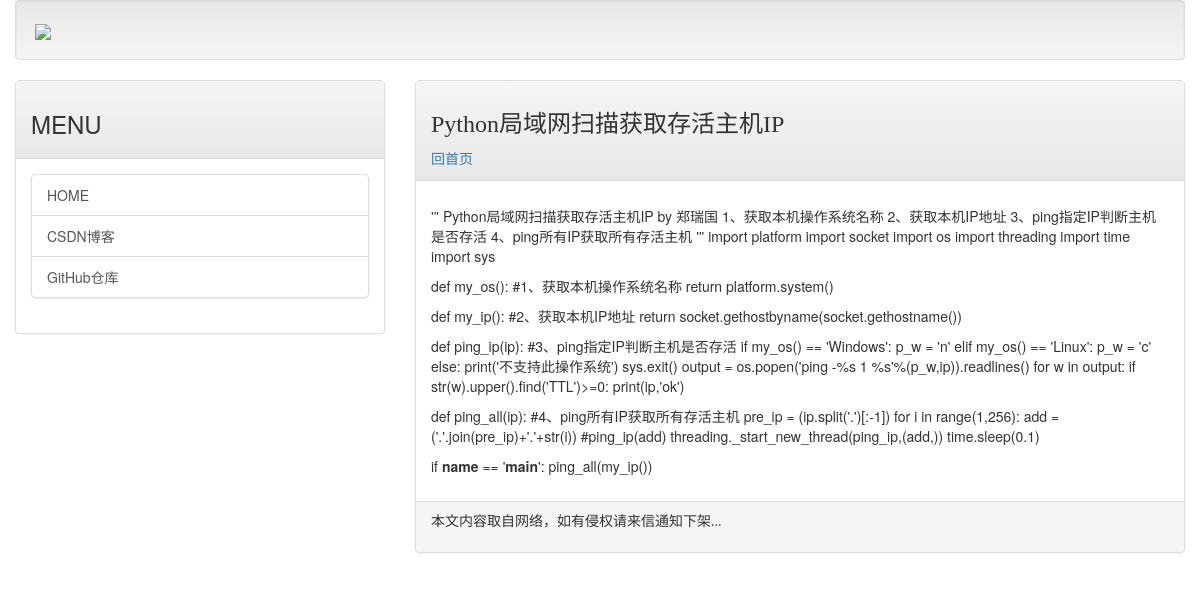
Page /post/first-post/ on the committed database.
### mainsite/models.py (models this page shows, shortened)
class Post(models.Model):
    title = models.CharField(max_length=20)
    slug = models.CharField(max_length=20)
    body = models.TextField()
    pub_date = models.DateTimeField(default=timezone.now)
    class Meta:
        ordering = ('-pub_date',)

### mainsite/views.py (the view)
# urls.py: path('post/<slug:slug>/',showpost),
def showpost(request,slug):
    try:
        post = Post.objects.get(slug = slug)
        if post != None:
            return render(request,'post.html',locals())
    except:
        return redirect('/')

### templates/post.html (shortened to what this page needs)
{% extends 'base.html' %}
{% load markdown_deux_tags %}
{% block headmessage %}
    <h3 style='font-family:微软雅黑;'>{{post.title}}</h3>
    <a style='font-family:微软雅黑;' href='/'>回首页</a>
{% endblock %}
{% block content %}
    <p style='font-family:微软雅黑;font-size:12pt;letter-spacing:2pt;'>
        {{post.body|markdown}}</a>
    </p>
{% endblock %}

### rows in the picture
Post: title "Python局域网扫描获取存活主机IP", body "''' Python局域网扫描获取存活主机IP by 郑瑞国 1、获取本机操作系统名称 2、获取本机IP地址 3、ping指定IP判断主机是否存活 4、ping所有IP获取所有存活主机 ''' import platform import socket import os import threading import time import sys def my_os(): #1、获取本机操作系统名称 return platform.system() def my_ip(): #2、获取本机IP地址 return socket.gethostbyname(socket.gethostname()) def ping_ip(ip): #3、ping指定IP判断主机是否存活 if my_os() == 'Windows': p_w = 'n' elif my_os() == 'Linux': p_w = 'c' else: print('不支持此操作系统') sys.exit() output = os.popen('ping -%s 1 %s'%(p_w,ip)).readlines() for w in output: if str(w).upper().find('TTL')>=0: print(ip,'ok') def ping_all(ip): #4、ping所有IP获取所有存活主机 pre_ip = (ip.split('.')[:-1]) for i in range(1,256): add = ('.'.join(pre_ip)+'.'+str(i))…"
